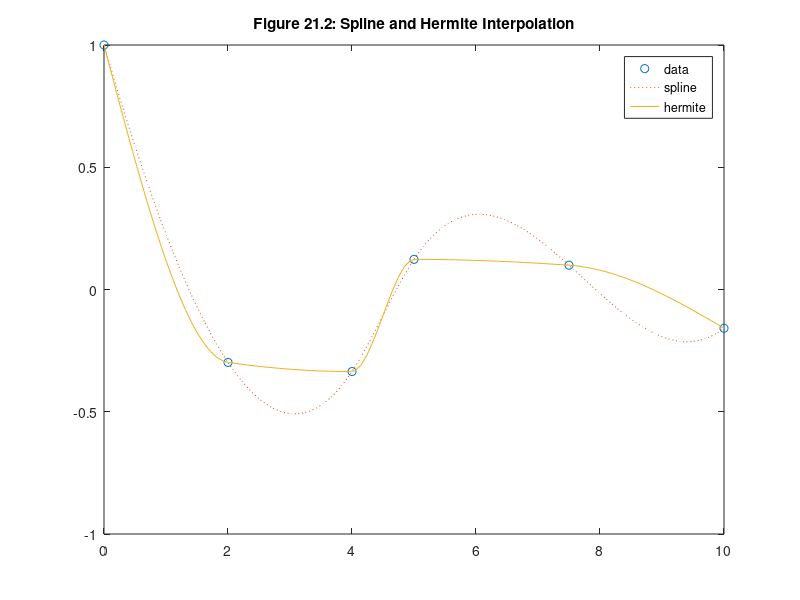

This figure's MATLAB source:
% mm2102.m
x=[0 2 4 5 7.5 10];
y=exp(-x/6).*cos(x);

cs=spline(x,y);
ch=pchip(x,y);

xi=linspace(0,10);

ysi=ppval(cs,xi);
yhi=ppval(ch,xi);

plot(x,y,'o',xi,ysi,':',xi,yhi)
legend('data','spline','hermite')
title('Figure 21.2: Spline and Hermite Interpolation')
